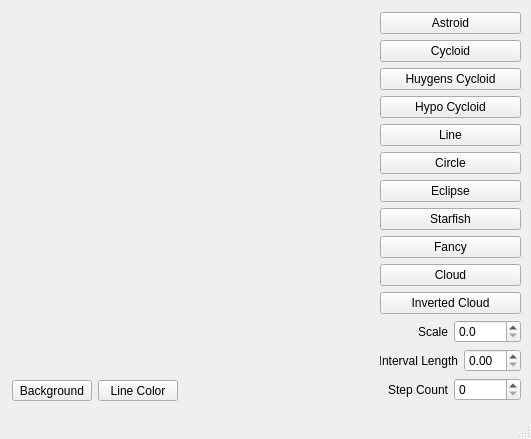
<?xml version="1.0" encoding="UTF-8"?>
<ui version="4.0">
 <class>MainWindow</class>
 <widget class="QMainWindow" name="MainWindow">
  <property name="geometry">
   <rect>
    <x>0</x>
    <y>0</y>
    <width>531</width>
    <height>439</height>
   </rect>
  </property>
  <property name="windowTitle">
   <string>MainWindow</string>
  </property>
  <widget class="QWidget" name="centralwidget">
   <widget class="RenderArea" name="render_area" native="true">
    <property name="geometry">
     <rect>
      <x>11</x>
      <y>11</y>
      <width>361</width>
      <height>361</height>
     </rect>
    </property>
   </widget>
   <widget class="QPushButton" name="button_background">
    <property name="geometry">
     <rect>
      <x>12</x>
      <y>380</y>
      <width>80</width>
      <height>21</height>
     </rect>
    </property>
    <property name="text">
     <string>Background</string>
    </property>
   </widget>
   <widget class="QPushButton" name="button_line_color">
    <property name="geometry">
     <rect>
      <x>98</x>
      <y>380</y>
      <width>80</width>
      <height>21</height>
     </rect>
    </property>
    <property name="text">
     <string>Line Color</string>
    </property>
   </widget>
   <widget class="QWidget" name="">
    <property name="geometry">
     <rect>
      <x>380</x>
      <y>12</y>
      <width>141</width>
      <height>390</height>
     </rect>
    </property>
    <layout class="QVBoxLayout" name="verticalLayout_3">
     <item>
      <layout class="QVBoxLayout" name="verticalLayout">
       <item>
        <widget class="QPushButton" name="button_astroid">
         <property name="text">
          <string>Astroid</string>
         </property>
        </widget>
       </item>
       <item>
        <widget class="QPushButton" name="button_cycloid">
         <property name="text">
          <string>Cycloid</string>
         </property>
        </widget>
       </item>
       <item>
        <widget class="QPushButton" name="button_huygens_cycloid">
         <property name="text">
          <string>Huygens Cycloid</string>
         </property>
        </widget>
       </item>
       <item>
        <widget class="QPushButton" name="button_hypo_cycloid">
         <property name="text">
          <string>Hypo Cycloid</string>
         </property>
        </widget>
       </item>
       <item>
        <widget class="QPushButton" name="button_line">
         <property name="text">
          <string>Line</string>
         </property>
        </widget>
       </item>
       <item>
        <widget class="QPushButton" name="button_circle">
         <property name="text">
          <string>Circle</string>
         </property>
        </widget>
       </item>
       <item>
        <widget class="QPushButton" name="button_ellipse">
         <property name="text">
          <string>Eclipse</string>
         </property>
        </widget>
       </item>
       <item>
        <widget class="QPushButton" name="button_starfish">
         <property name="text">
          <string>Starfish</string>
         </property>
        </widget>
       </item>
       <item>
        <widget class="QPushButton" name="button_fancy">
         <property name="text">
          <string>Fancy</string>
         </property>
        </widget>
       </item>
       <item>
        <widget class="QPushButton" name="button_cloud">
         <property name="text">
          <string>Cloud</string>
         </property>
        </widget>
       </item>
      </layout>
     </item>
     <item>
      <widget class="QPushButton" name="button_inverted_cloud">
       <property name="text">
        <string>Inverted Cloud</string>
       </property>
      </widget>
     </item>
     <item>
      <layout class="QVBoxLayout" name="verticalLayout_2">
       <item>
        <layout class="QHBoxLayout" name="horizontalLayout">
         <item>
          <widget class="QLabel" name="label_scale">
           <property name="text">
            <string>Scale</string>
           </property>
           <property name="alignment">
            <set>Qt::AlignRight|Qt::AlignTrailing|Qt::AlignVCenter</set>
           </property>
          </widget>
         </item>
         <item>
          <widget class="QDoubleSpinBox" name="spin_scale">
           <property name="decimals">
            <number>1</number>
           </property>
           <property name="maximum">
            <double>150.000000000000000</double>
           </property>
           <property name="singleStep">
            <double>0.100000000000000</double>
           </property>
          </widget>
         </item>
        </layout>
       </item>
       <item>
        <layout class="QHBoxLayout" name="horizontalLayout_3">
         <item>
          <widget class="QLabel" name="label_interval">
           <property name="text">
            <string>Interval Length</string>
           </property>
           <property name="alignment">
            <set>Qt::AlignRight|Qt::AlignTrailing|Qt::AlignVCenter</set>
           </property>
          </widget>
         </item>
         <item>
          <widget class="QDoubleSpinBox" name="spin_interval">
           <property name="decimals">
            <number>2</number>
           </property>
           <property name="singleStep">
            <double>0.100000000000000</double>
           </property>
           <property name="stepType">
            <enum>QAbstractSpinBox::DefaultStepType</enum>
           </property>
          </widget>
         </item>
        </layout>
       </item>
       <item>
        <layout class="QHBoxLayout" name="horizontalLayout_2">
         <item>
          <widget class="QLabel" name="label">
           <property name="text">
            <string>Step Count</string>
           </property>
           <property name="alignment">
            <set>Qt::AlignRight|Qt::AlignTrailing|Qt::AlignVCenter</set>
           </property>
          </widget>
         </item>
         <item>
          <widget class="QSpinBox" name="spin_step_count"/>
         </item>
        </layout>
       </item>
      </layout>
     </item>
    </layout>
   </widget>
  </widget>
  <widget class="QStatusBar" name="statusbar"/>
 </widget>
 <customwidgets>
  <customwidget>
   <class>RenderArea</class>
   <extends>QWidget</extends>
   <header>renderarea.h</header>
   <container>1</container>
  </customwidget>
 </customwidgets>
 <resources/>
 <connections/>
</ui>
